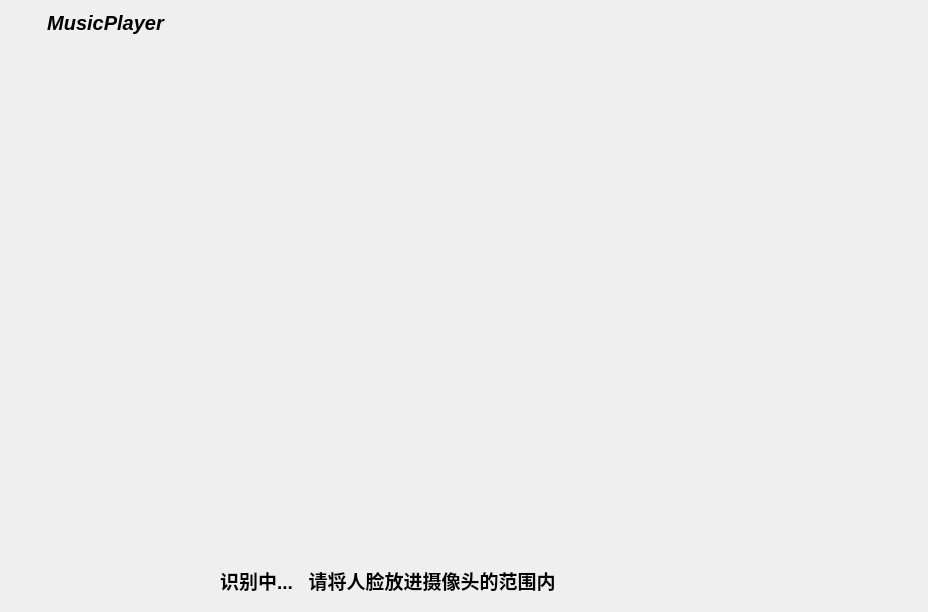
<?xml version="1.0" encoding="UTF-8"?>
<ui version="4.0">
 <class>FaceRecognition</class>
 <widget class="QWidget" name="FaceRecognition">
  <property name="geometry">
   <rect>
    <x>0</x>
    <y>0</y>
    <width>928</width>
    <height>612</height>
   </rect>
  </property>
  <property name="windowTitle">
   <string>Form</string>
  </property>
  <widget class="QToolButton" name="close">
   <property name="geometry">
    <rect>
     <x>880</x>
     <y>0</y>
     <width>51</width>
     <height>41</height>
    </rect>
   </property>
   <property name="font">
    <font>
     <pointsize>12</pointsize>
     <weight>75</weight>
     <bold>true</bold>
    </font>
   </property>
   <property name="text">
    <string/>
   </property>
   <property name="icon">
    <iconset resource="res.qrc">
     <normaloff>:/res/close.png</normaloff>:/res/close.png</iconset>
   </property>
   <property name="iconSize">
    <size>
     <width>40</width>
     <height>40</height>
    </size>
   </property>
   <property name="toolButtonStyle">
    <enum>Qt::ToolButtonIconOnly</enum>
   </property>
   <property name="autoRaise">
    <bool>true</bool>
   </property>
  </widget>
  <widget class="QLabel" name="label">
   <property name="geometry">
    <rect>
     <x>220</x>
     <y>560</y>
     <width>471</width>
     <height>41</height>
    </rect>
   </property>
   <property name="font">
    <font>
     <pointsize>14</pointsize>
     <weight>75</weight>
     <bold>true</bold>
    </font>
   </property>
   <property name="text">
    <string>识别中...   请将人脸放进摄像头的范围内</string>
   </property>
  </widget>
  <widget class="QToolButton" name="toolButton">
   <property name="geometry">
    <rect>
     <x>0</x>
     <y>0</y>
     <width>211</width>
     <height>46</height>
    </rect>
   </property>
   <property name="minimumSize">
    <size>
     <width>30</width>
     <height>30</height>
    </size>
   </property>
   <property name="font">
    <font>
     <pointsize>15</pointsize>
     <weight>75</weight>
     <italic>true</italic>
     <bold>true</bold>
     <underline>false</underline>
     <strikeout>false</strikeout>
    </font>
   </property>
   <property name="text">
    <string>MusicPlayer</string>
   </property>
   <property name="icon">
    <iconset resource="res.qrc">
     <normaloff>:/res/icon.png</normaloff>:/res/icon.png</iconset>
   </property>
   <property name="iconSize">
    <size>
     <width>40</width>
     <height>40</height>
    </size>
   </property>
   <property name="toolButtonStyle">
    <enum>Qt::ToolButtonTextBesideIcon</enum>
   </property>
   <property name="autoRaise">
    <bool>true</bool>
   </property>
  </widget>
 </widget>
 <resources>
  <include location="res.qrc"/>
 </resources>
 <connections/>
</ui>
